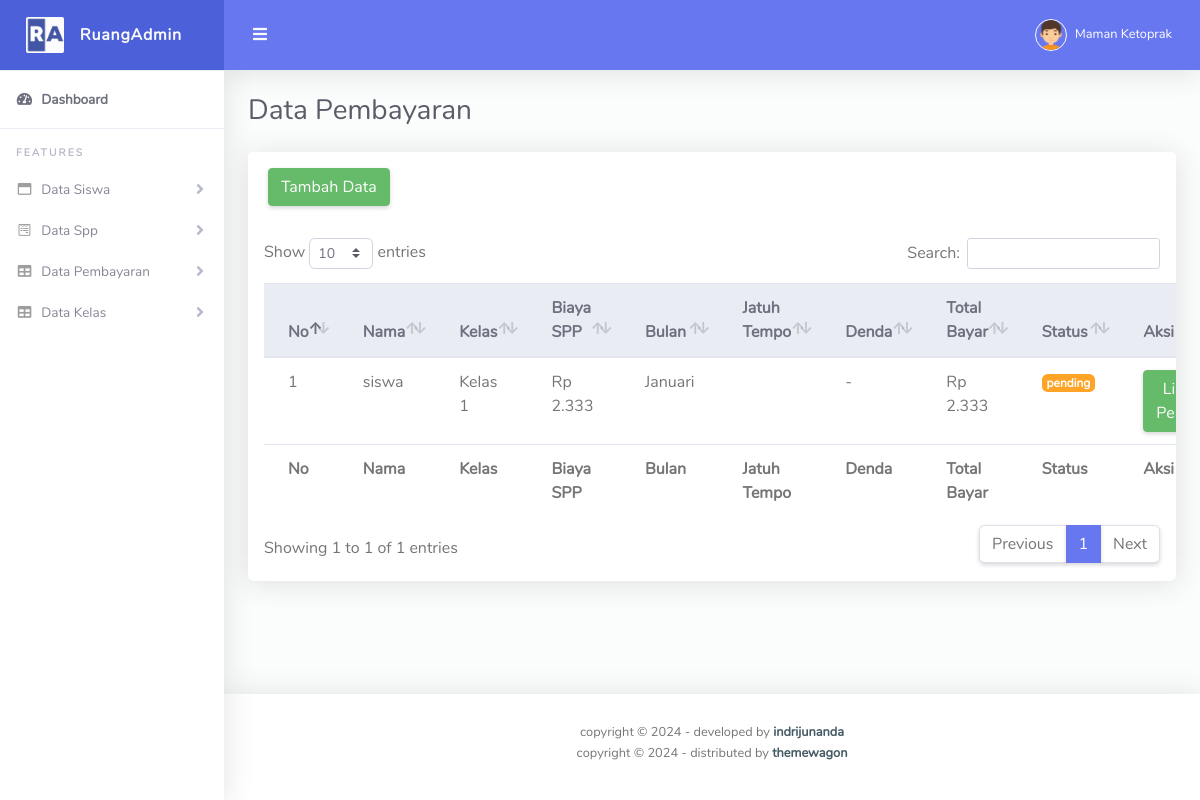
/admin/pembayaran.php (signed in), run on an earlier commit of the app's database.
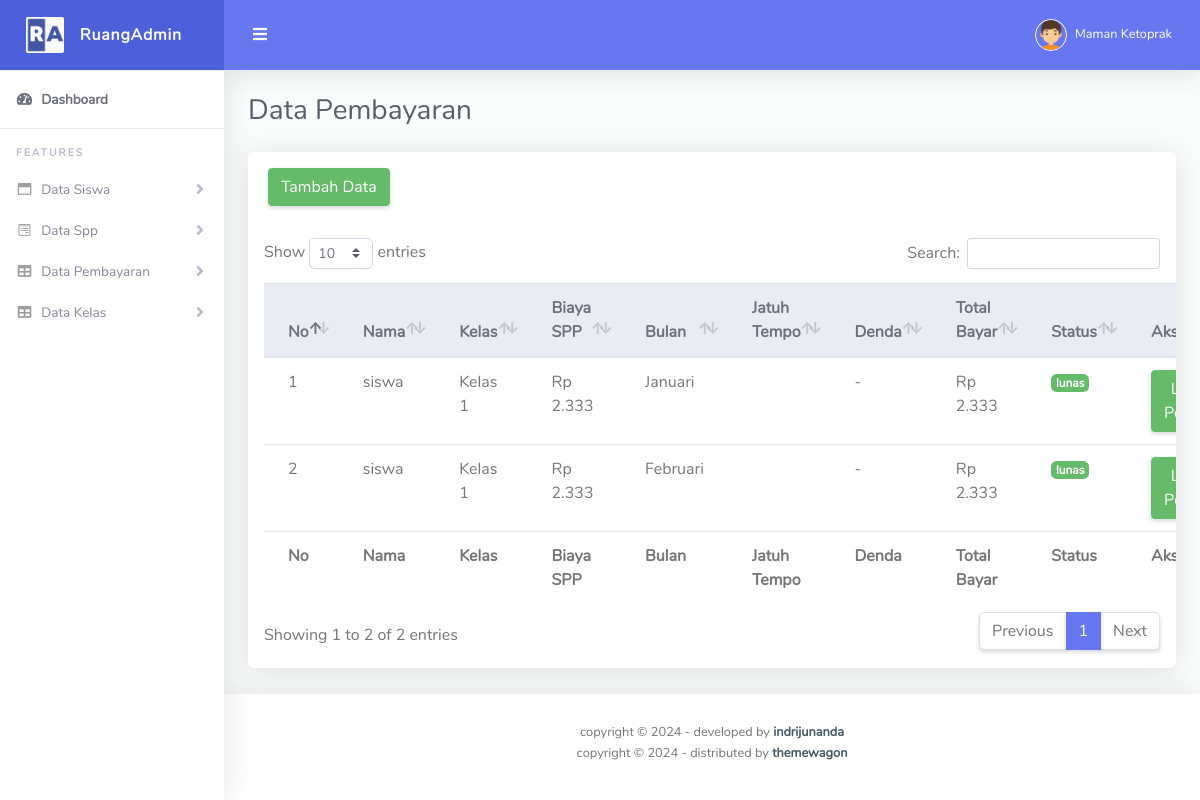
And on a later commit of the database.
### tables this page shows
CREATE TABLE `pembayaran_221043` (
  `id_221043` int(11) NOT NULL,
  `siswa_id_221043` int(11) DEFAULT NULL,
  `spp_id_221043` int(11) DEFAULT NULL,
  `tanggal_bayar_221043` date DEFAULT NULL,
  `bukti_pembayaran_221043` varchar(255) DEFAULT NULL,
  `bulan_221043` varchar(255) NOT NULL,
  `status_221043` enum('pending','lunas') DEFAULT 'pending'
);

CREATE TABLE `siswa_221043` (
  `id_221043` int(11) NOT NULL,
  `nama_221043` varchar(255) NOT NULL,
  `username_221043` varchar(255) NOT NULL,
  `id_kelas_221043` int(11) NOT NULL,
  `alamat_221043` text DEFAULT NULL,
  `orangtua_id_221043` int(11) DEFAULT NULL,
  `password_221043` varchar(255) NOT NULL
);

CREATE TABLE `kelas_221043` (
  `id_221043` int(11) NOT NULL,
  `kelas_221043` varchar(255) NOT NULL
);

CREATE TABLE `spp_221043` (
  `id_221043` int(11) NOT NULL,
  `id_kelas_221043` int(11) NOT NULL,
  `biaya_221043` decimal(10,0) NOT NULL
);

### admin/pembayaran.php (the view, shortened to what the changed rows need)
<?php
include '../koneksi.php';
function hitungDenda($tanggal_jatuh_tempo, $biaya_spp) {
  $denda_per_bulan = 0.05;
  $sekarang = new DateTime();
  $jatuh_tempo = new DateTime($tanggal_jatuh_tempo);
  if ($sekarang <= $jatuh_tempo) {
      return 0;
  }
  $interval = $jatuh_tempo->diff($sekarang);
  $selisih_bulan = ($interval->y * 12) + $interval->m;
  $total_denda = $biaya_spp * $denda_per_bulan * $selisih_bulan;
  return $total_denda;
}
$tampil = mysqli_query($koneksi, "SELECT
    pembayaran_221043.*,
    siswa_221043.nama_221043 AS nama_siswa,
    spp_221043.biaya_221043 AS biaya_spp,
    kelas_221043.kelas_221043 AS kelas,
    DATE_FORMAT(CONCAT('2024-', SUBSTRING(pembayaran_221043.bulan_221043, 1, 2), '-01'), '%Y-%m-%d') as tanggal_jatuh_tempo
FROM
    pembayaran_221043
JOIN
    siswa_221043 ON pembayaran_221043.siswa_id_221043 = siswa_221043.id_221043
JOIN
    kelas_221043 ON siswa_221043.id_kelas_221043 = kelas_221043.id_221043
JOIN
    spp_221043 ON siswa_221043.id_kelas_221043 = spp_221043.id_kelas_221043
");
?>
<!DOCTYPE html>
<html lang="en">
<head>
  <link href="../assets/vendor/fontawesome-free/css/all.min.css" rel="stylesheet" type="text/css">
  <link href="../assets/vendor/bootstrap/css/bootstrap.min.css" rel="stylesheet" type="text/css">
  <link href="../assets/css/ruang-admin.min.css" rel="stylesheet">
  <link href="../assets/vendor/datatables/dataTables.bootstrap4.min.css" rel="stylesheet">
</head>
<body id="page-top">
  <div id="wrapper">
    <div id="content-wrapper" class="d-flex flex-column">
      <div id="content">
        <div class="container-fluid" id="container-wrapper">
          <div class="d-sm-flex align-items-center justify-content-between mb-4">
            <h1 class="h3 mb-0 text-gray-800">Data Pembayaran</h1>
          </div>
          <div class="row">
            <div class="col-lg-12">
              <div class="card mb-4">
              <div class="card-header py-3 d-flex flex-row align-items-center justify-content-between">
                  <a class="btn btn-success" href="tambahpembayaran.php">Tambah Data</a>
                </div>
                <div class="table-responsive p-3">
                  <table class="table align-items-center table-flush" id="dataTable">
                    <thead class="thead-light">
                      <tr>
                            <th>No</th>
                            <th>Nama</th>
                            <th>Kelas</th>
                            <th>Biaya SPP</th>
                            <th>Bulan</th>
                            <th>Jatuh Tempo</th>
                            <th>Denda</th>
                            <th>Total Bayar</th>
                            <th>Status</th>
                            <th>Aksi</th>
                      </tr>
                    </thead>
                    <tfoot>
                      <tr>
                            <th>No</th>
                            <th>Nama</th>
                            <th>Kelas</th>
                            <th>Biaya SPP</th>
                            <th>Bulan</th>
                            <th>Jatuh Tempo</th>
                            <th>Denda</th>
                            <th>Total Bayar</th>
                            <th>Status</th>
                            <th>Aksi</th>
                      </tr>
                    </tfoot>
                    <tbody>
                    <?php
                        $no = 1;
                        while($data = mysqli_fetch_array($tampil)):
                            $denda = hitungDenda($data['tanggal_jatuh_tempo'], $data['biaya_spp']);
                            $total_bayar = $data['biaya_spp'] + $denda;
                            $date = $data['bulan_221043'];
                            if ($date) {
                                list($month, $year) = explode('-', $date);
                                $bulan_indo = [
                                    '01' => 'Januari',
                                    '02' => 'Februari',
                                    '03' => 'Maret',
                                    '04' => 'April',
                                    '05' => 'Mei',
                                    '06' => 'Juni',
                                    '07' => 'Juli',
                                    '08' => 'Agustus',
                                    '09' => 'September',
                                    '10' => 'Oktober',
                                    '11' => 'November',
                                    '12' => 'Desember'
                                ];
                            } else {
                                echo 'Tanggal tidak valid';
                            }
                        ?>
                      <tr>
                            <td><?= $no++ ?></td>
                            <td><?= $data['nama_siswa'] ?></td>
                            <td><?= $data['kelas'] ?></td>
                            <td>Rp <?= number_format($data['biaya_spp'], 0, ',', '.') ?></td>
                            <td><?= $data['bulan_221043'] ?></td>
                            <td><?= $bulan_indo[$month] . ' ' . $year?></td>
                            <td><?php
                                if ($denda > 0) {
                                  echo '<span class="text-danger">Rp ' . number_format($denda, 0, ',', '.') . ' (5%)</span>';
                                } else {
                                    echo '-';
                                }
                            ?></td>
                            <td>Rp <?= number_format($total_bayar, 0, ',', '.') ?></td>
                            <td>
                                <?php if ($data['status_221043'] == 'pending'): ?>
                                    <span class="badge badge-warning"><?= $data['status_221043'] ?></span>
                                <?php else: ?>
                                    <span class="badge badge-success"><?= $data['status_221043'] ?></span>
                                <?php endif; ?>
                            </td>
                        <td>
                            <a class="btn btn-success viewBukti" href="#"
                              data-toggle="modal"
                              data-target="#buktiModal"
                              data-id="<?= $data['id_221043'] ?>"
                              data-bukti="<?= $data['bukti_pembayaran_221043'] ?>"
                              data-status="<?= $data['status_221043'] ?>">
                                Lihat Bukti Pembayaran
                            </a>
                        </td>
                      </tr>
                      <?php
                      endwhile;
                      ?>
                    </tbody>
                  </table>
                </div>
              </div>
            </div>
          </div>
        </div>
      </div>
    </div>
  </div>
</body>
</html>

What changed in the data, as far as the page shows it:
changed pembayaran_221043 "Januari": status_221043 "pending" → "lunas"
added pembayaran_221043: siswa_id_221043.nama_221043 "siswa", kelas_221043.kelas_221043 "Kelas 1", spp_id_221043.biaya_221043 "2.333", bulan_221043 "Februari", total_bayar "2.333", status_221043 "lunas"
Also different on the page:
text written by a page script: "Show entries Search: Showing 1 to 1 of 1 entries Previous 1 Next" → "Show entries Search: Showing 1 to 2 of 2 entries Previous 1 Next"
